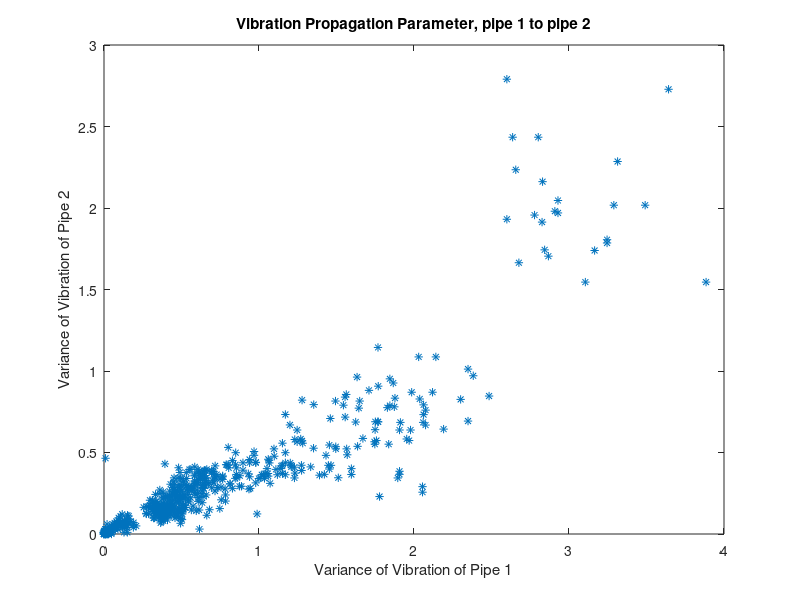
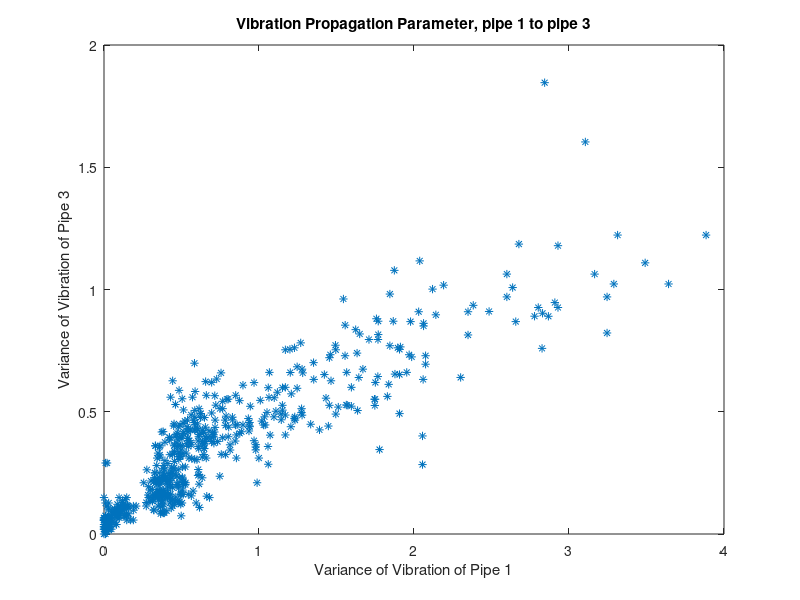
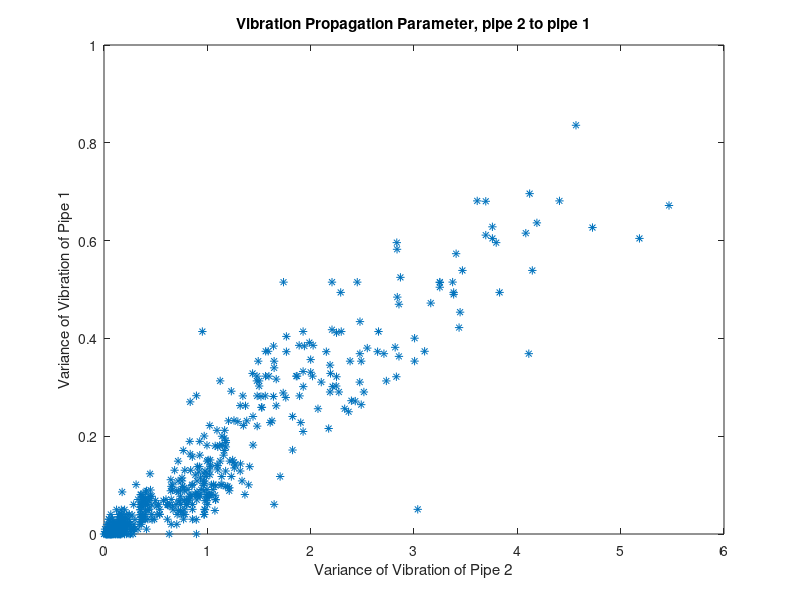
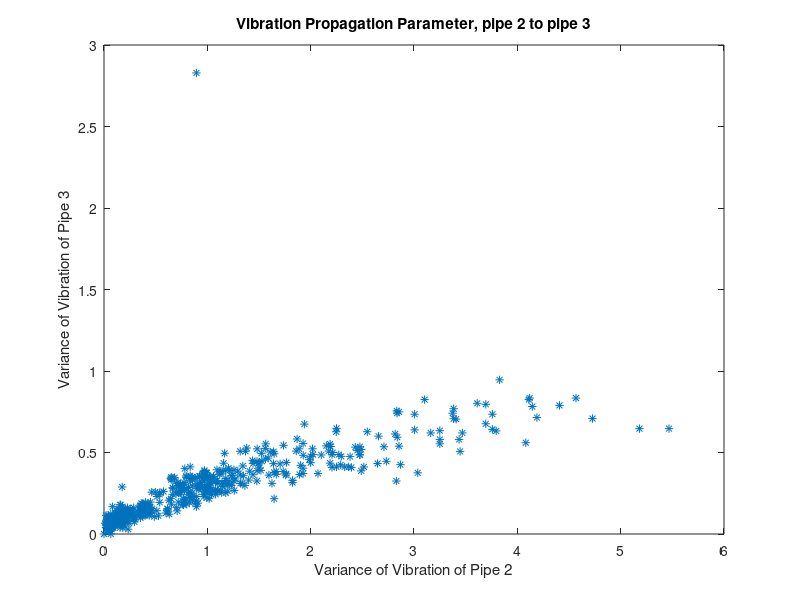

These charts were generated, in order, by the following MATLAB code:
clear all
load data_copper_on.txt
load data_pvc_on.txt

plot(data_copper_on(:,2),data_copper_on(:,3),'*')
title('Vibration Propagation Parameter, pipe 1 to pipe 2')
xlabel('Variance of Vibration of Pipe 1')
ylabel('Variance of Vibration of Pipe 2')
figure
plot(data_copper_on(:,2),data_copper_on(:,4),'*')
title('Vibration Propagation Parameter, pipe 1 to pipe 3')
xlabel('Variance of Vibration of Pipe 1')
ylabel('Variance of Vibration of Pipe 3')
figure
plot(data_pvc_on(:,3),data_pvc_on(:,2),'*')
title('Vibration Propagation Parameter, pipe 2 to pipe 1')
xlabel('Variance of Vibration of Pipe 2')
ylabel('Variance of Vibration of Pipe 1')

figure
plot(data_pvc_on(:,3),data_pvc_on(:,4),'*')
title('Vibration Propagation Parameter, pipe 2 to pipe 3')
xlabel('Variance of Vibration of Pipe 2')
ylabel('Variance of Vibration of Pipe 3')
